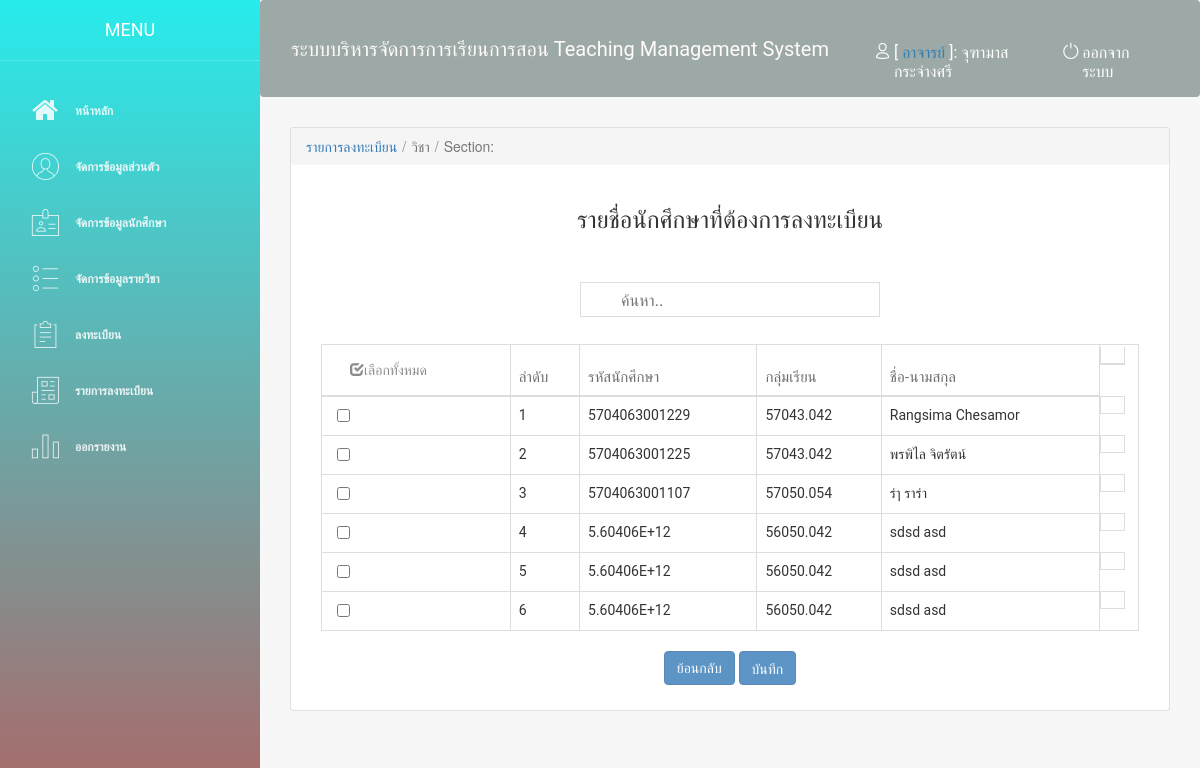
The page /regis_add_std.php (signed in) on the database its author committed.
### tables this page shows
CREATE TABLE `student` (
  `std_id` int(5) NOT NULL,
  `std_number` varchar(13) NOT NULL,
  `std_group` varchar(10) NOT NULL,
  `std_name` varchar(50) NOT NULL,
  `std_lname` varchar(50) NOT NULL,
  `std_phone` varchar(10) NOT NULL,
  `std_line` varchar(50) NOT NULL,
  `std_pass` varchar(50) NOT NULL
);

### regis_add_std.php (the view, shortened to what this page needs)
<?php
include ("connect.php");
include ("header.php");
$strSQL2 = "SELECT * FROM subject WHERE sub_id = '".$_GET["sub_id"]."' ";
 $objQuery2 = mysqli_query($con,$strSQL2) or die ("Error Query [".$strSQL2."]");
  $objResult2 = mysqli_fetch_assoc($objQuery2);
?>
  <link rel="stylesheet" href="https://maxcdn.bootstrapcdn.com/bootstrap/3.3.7/css/bootstrap.min.css">
        <div class="content">
                <div class="container-fluid">
                    <div class="card">
                          <ol class="breadcrumb">
                              <li class="breadcrumb-item">
                                  <a href="subject.php">รายการลงทะเบียน</a>
                              </li>
                              <li class="breadcrumb-item active">วิชา<?=$objResult2["sub_name"];?></li>
                              <li class="breadcrumb-item active">Section:<?=$objResult2["section"];?></li>
                          </ol>
        <div class="header text-center">
          <h3 class="title">รายชื่อนักศึกษาที่ต้องการลงทะเบียน</h3>
         </div>
 <div class="card-body">
        </div>
        <div class="modal-body">
          <?php
  $strKeyword = null;
?>
   <?php
     $sql = "SELECT * FROM student WHERE std_number LIKE '%".$strKeyword."%' or std_group LIKE '%".$strKeyword."%' or std_name LIKE '%".$strKeyword."%' ";
   $qr = mysqli_query($con,$sql);
   ?>
<center >
    <form name="frmSearch" method="post" action ="" >
              <input name="txtKeyword" type="text" id="txtKeyword" value="<?php echo $strKeyword;?>"  placeholder="ค้นหา.. " title="Type in a name" style="width: 300px;height: 35px;">
</form>
</center>
     <form action="regis_add_st2.php?sub_id=<?=$objResult2["sub_id"]?>" method="post" name="frmMain">
        <div class="card-body" >
            <table class="table table-bordered" id="example" >
              <thead>
                <tr>
                <th>
                  <a class="btn btn-light" onclick="checkAll('chkbox')"><i class="glyphicon glyphicon-check"></i>เลือกทั้งหมด</a></th>
                   <th>ลำดับ</th>
                  <th>รหัสนักศึกษา</th>
                  <th>กลุ่มเรียน</th>
                  <th>ชื่อ-นามสกุล</th>
                <th></th>
                </tr>
              </thead>
              <tbody>
             <?php
             $i=1;
while($objQuery1 = mysqli_fetch_array($qr))
{
?>
                <tr>
                  <td><input type="checkbox" name="std_name[]" id='chkbox' value="<?php echo($objQuery1["std_id"]);?>">
                  </td>
                  <td><?php echo $i;?></td>
                  <td><?php echo($objQuery1["std_number"]);?></td>
                  <td><?php echo($objQuery1["std_group"]);?></td>
                  <td >
 <?php echo($objQuery1["std_name"])." ";?> <?php echo($objQuery1["std_lname"]);?>
                  </td>
         <td></td>
                </tr>
                 <?php
                 $i++;
    }
      ?>
              </tbody>
            </table>
          <center>
            <a href="subject.php"><button type="button" class="btn btn-primary"> ย้อนกลับ</button></a>
            <button type="submit" class="btn btn-primary">บันทึก</button>
          </center>
</form>
            </div>
                    </div>
                </div>
            </div>

### rows shown on the page
student: std_number "5704063001229", std_group "57043.042", std_name "Rangsima", std_lname "Chesamor"
student: std_number "5704063001225", std_group "57043.042", std_name "พรพิไล", std_lname "จิตรัตน์"
student: std_number "5704063001107", std_group "57050.054", std_name "ร่ๅ", std_lname "ราร่า"
student: std_number "5.60406E+12", std_group "56050.042", std_name "sdsd", std_lname "asd"
student: std_number "5.60406E+12", std_group "56050.042", std_name "sdsd", std_lname "asd"
student: std_number "5.60406E+12", std_group "56050.042", std_name "sdsd", std_lname "asd"

### other values the page prints
$typeuser "อาจารย์"
$_SESSION["User"] "จุฑามาส กระจ่างศรี"
